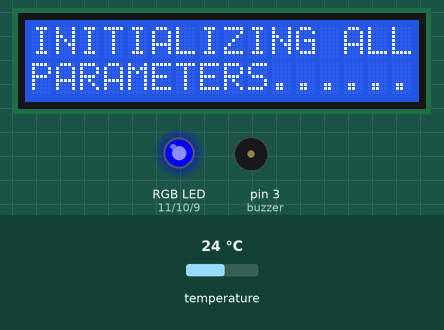
A sketch run on a simulated Arduino Mega 2560, built with avr-gcc and run on an emulated ATmega2560. On the bench: 16×2 character LCD, an RGB LED mixed from three pins (HIGH = lit), buzzer (waves = sounding, pin HIGH). The inputs (shaded band) are chosen by the test bench; at power-on: temperature 24 °C. What the sketch prints to the serial monitor is not drawn.

Above: at 7.3 s.
At 14.4 s:
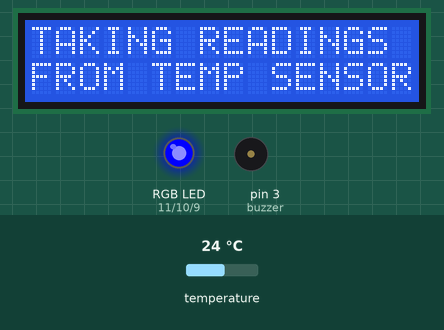
14.5 s: temperature set to 12 °C
At 18.4 s:
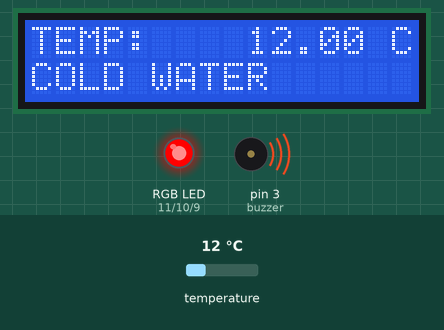
22.6 s: temperature set to 14.3 °C
33.0 s: temperature set to 15.4 °C
38.7 s: temperature set to 39.6 °C
At 49.0 s:
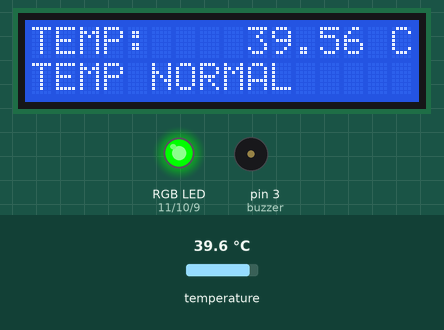
49.1 s: temperature set to 40.7 °C
At 51.5 s:
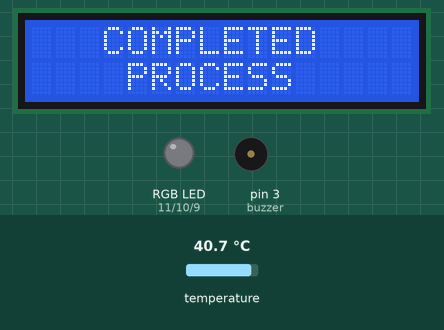
Timing chart, 0 to 66.2 s (numbered marks = the images above; inputs shaded):
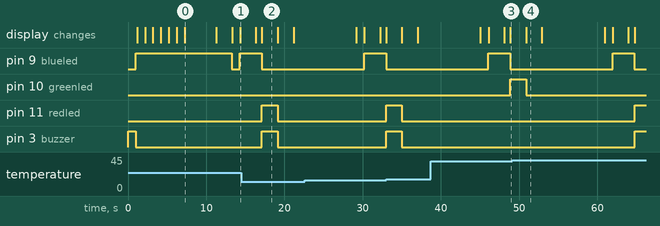

The sketch:

Arduino_Code.ino
```cpp
#include <Wire.h>         /* Specific Libraries required for sensor module */
#include <OneWire.h> // For temperature //
#include <DallasTemperature.h> // For temperature//
#include <LiquidCrystal_I2C.h>; // For LCD with I2C module//
#define  ONE_WIRE_BUS 7

OneWire oneWire(ONE_WIRE_BUS);
DallasTemperature sensors(&oneWire); // Instantiates temperature sensor object//

LiquidCrystal_I2C lcd = LiquidCrystal_I2C(0x27,16,2); // Instantiates lcd object.

float Celsius = 0;
unsigned int EchoPin = 4;   // The Arduino's  Pin4 connection to US-100 Echo / RX
unsigned int TrigPin = 6;   // The Arduino's Pin6 connected to US-100 Trig / TX
int sensorPin = A0;
unsigned long Time_Echo_us = 0; //Time between trigger and echo recieved for ultrasconic sensor
unsigned int pingSpeed = 50; // How frequently are we going to send out a ping (in milliseconds). 50ms would be 20 times a second.
unsigned long pingTimer=0; // Holds the next ping time.

float calibration_value = 21.34-13.75; // Calibration value for Ph calculation.
int phval = 0;

unsigned long int avgval;
int buffer_arr[10],temp; // Buffer values for 10 readings of temperature

//output pins of buzzer and the RGB colors of LED
int blueled = 9;
int redled = 11;
int greenled = 10;
int buzzer = 3;


void setup() {


  sensors.begin();
  Serial.begin(9600); // setup serial monitor
  pingTimer = millis();
  pinMode(EchoPin, INPUT);    // Set EchoPin input mode.
  pinMode(TrigPin, OUTPUT);   // Set TriggerPin output mode.
  pinMode(blueled, OUTPUT);    // Set LED blue Pin output mode.
  pinMode(redled, OUTPUT);     // Set LED red Pin output mode.
  pinMode(greenled, OUTPUT);    // Set LED green Pin output mode.
  pinMode(buzzer, OUTPUT);
  pinMode(sensorPin,INPUT);
  pinMode(A2,INPUT);// Setbuzzer   Pin output mode.
 Initialization(); // Initializes the lCD display.
}

void loop() {


  lcd.clear(); // tO print starting message.
  lcd.setCursor(4,0);
 lcd.print("STARTING");
 lcd.setCursor(4,1);
  lcd.print("PROCESS");
  delay(1000);

  /* Comment out any of the below functions to test specific sensors as per your wish*/
  //Water_level(); // Process the readings from Ultrasonic sensor
  //Turbidity(); // Process the readings from  Turbidity sensor
  //pH(); // Process the readings from pH sensor

  Temperature(); // Process the readings from Temperature  sensor
  //delay(2000);


}


// Function to print Initialization messages.//
void Initialization()
{

   digitalWrite(buzzer,HIGH);
    delay(1000);
    digitalWrite(buzzer,LOW);
  digitalWrite(blueled,HIGH);
  lcd.begin(16,2);
  lcd.init();
  lcd.backlight();
  lcd.clear();
  lcd.setCursor(0,0);//set cursor (colum by row) indexing from 0
  lcd.print("INITIALIZING ALL");
  lcd.setCursor(0,1);
  lcd.print("PARAMETERS");
  delay(1000);
  lcd.setCursor(0,1);
  lcd.print("PARAMETERS.");
  delay(1000);
  lcd.setCursor(0,1);
  lcd.print("PARAMETERS..");
  delay(1000);
  lcd.setCursor(0,1);
  lcd.print("PARAMETERS...");
  delay(1000);
  lcd.setCursor(0,1);
  lcd.print("PARAMETERS....");
  delay(1000);
  lcd.setCursor(0,1);
  lcd.print("PARAMETERS.....");
  delay(1000);
  lcd.setCursor(0,1);
  lcd.print("PARAMETERS......");
  Serial.println("Initializing All Parameters........");
  delay(4000);
  Serial.println("Initializing Done.");
  lcd.clear();
  lcd.setCursor(1,0);
  lcd.print("INITIALIZATION");
  lcd.setCursor(6,1);
  lcd.print("DONE  ");
  delay(2000);
  digitalWrite(blueled,LOW);
  lcd.clear();
}
// Funtion to calculate the Distance of water surface from ultra sonic sensor
void Water_level() {
    Serial.println(" ");
   // Set the all colours of LED and buzzer to low.
  digitalWrite(blueled, LOW);
  digitalWrite(greenled, LOW);
  digitalWrite(redled, LOW);
  digitalWrite(buzzer, LOW);
  lcd.clear( );
  lcd.setCursor(0,0);//set cursor (colum by row) indexing from 0
  lcd.print("READING THE"); // Prints quoted message on LCD
  lcd.setCursor(0,1);
  lcd.print("WATER DIST");
  delay(2000);
  Serial.println("Taking Readings from Water Level Sensor");  //Prints quoted message on serial monitor
  digitalWrite(blueled, HIGH);
  level_check();

}


void level_check(){

  unsigned long Len_mm  = 0;

  if (millis() >= pingTimer) // pingSpeed milliseconds since last ping, do another ping.
  {
    pingTimer += pingSpeed;     // Set the next ping time.
    analogWrite(TrigPin,127); // Send out the ping, calls "echoCheck" function every 24uS where you can check the ping status.

    Time_Echo_us = pulseIn(EchoPin, HIGH);
    if((Time_Echo_us < 60000) && (Time_Echo_us > 1)) // Pulse effective range (1, 60000).
    {
  // Len_mm = (Time_Echo_us * 0.34mm/100) / 2 (mm)  // Formula to calculate distance from timeinterval/
        Len_mm = (Time_Echo_us*34/100)/2;
    }
    digitalWrite(blueled, LOW);
    lcd.clear( );
    lcd.setCursor(0,0);//set cursor (colum by row) indexing from 0
    lcd.print("WATER DIST:");
    lcd.setCursor(12,0);
    lcd.print(Len_mm);
    lcd.setCursor(14,0);
    lcd.print("mm");
    lcd.setCursor(0,1);
    Serial.print("Present Distance is: ");              // Output to the serial port monitor
    Serial.print(Len_mm, DEC);                          // Output to the serial port monitor
    Serial.println("mm");// Output to the serial port monitor
  if(Len_mm > 70)
  {
    digitalWrite(blueled, LOW);
    digitalWrite(greenled, LOW);
    digitalWrite(redled, HIGH);   //Red LED glows since water level is low

    lcd.setCursor(0,1);    //set cursor (colum by row) indexing from 0
    lcd.print("LOW LEVEL");
    Serial.println("Water Level low");
    digitalWrite(buzzer,HIGH); // Buzzer turns on to notify us that distance is out of limits.
    delay(2000);
    digitalWrite(buzzer,LOW);

  }

  if(Len_mm >= 20 && Len_mm <= 70){
      digitalWrite(blueled, LOW);
      digitalWrite(greenled, HIGH); //Green LED glows since water level is withn limits.
      digitalWrite(redled, LOW);

      lcd.setCursor(0,1);//set cursor (colum by row) indexing from 0
      lcd.print("WATER LEVEL OKAY");
      Serial.println("Water Level normal");
      delay(2000);
  }

  if(Len_mm< 20){
    digitalWrite(blueled, LOW);
    digitalWrite(greenled, LOW);
   digitalWrite(redled, HIGH); //Red LED glows since water level is low


    digitalWrite(buzzer,HIGH);// Buzzer turns on to notify us that distance is out of limits.
    delay(2000);
    digitalWrite(buzzer,LOW);
    lcd.setCursor(0,1);//set cursor (colum by row) indexing from 0
    lcd.print("HIGH LEVEL");
    Serial.println("Water Level high");
    delay(2000);


     }

    delay(4000);
  }

}
// Function to print turbidity value
void Turbidity() {
  Serial.println(" ");
  // Set the all colours of LED and buzzer to low.
  digitalWrite(blueled, LOW);
  digitalWrite(greenled, LOW);
  digitalWrite(redled, LOW);
  digitalWrite(buzzer, LOW);
  lcd.clear( );
  lcd.setCursor(0,0);//set cursor (colum by row) indexing from 0
  lcd.print("READING FOR");

  digitalWrite(blueled, HIGH);
  lcd.setCursor(0,1);
  lcd.print("TURBIDITY");
  delay(2000);
  Serial.println("Taking Readings from turbidity Sensor");

  Serial.print("Turbidity: ");
  lcd.clear( );


  int turbidity=0;
  //Take 10 readings.
  for(int i =0;i<10;i++)
  {int sensorValue  = analogRead(sensorPin);

  turbidity += map(sensorValue, 0,416, 100, 0); // maps vlotage value from sensor to a vale between 0 to 100 NTU.
  Serial.println(sensorValue);

  }
  if(turbidity<0)
  {
    turbidity  =0;
  }

  turbidity /= (10); // Average value
  digitalWrite(blueled, LOW);
  Serial.println(turbidity);

  lcd.clear( );
  lcd.setCursor(0,0);//set cursor (colum by row) indexing from 0
  lcd.print("TURBI LEV:");
  lcd.setCursor(11,0);
  lcd.print(turbidity);
  lcd.setCursor(13,0);
  lcd.print("NTU");


  if (turbidity <= 25) {
    digitalWrite(greenled, HIGH);  // Green LED glows since turbidity is low.
    digitalWrite(blueled, LOW);
    digitalWrite(redled, LOW);


    lcd.setCursor(0,1);//set cursor (colum by row) indexing from 0
    lcd.print("WATER VERY CLEAN");
    Serial.println("Its CLEAR ");
    delay(2000);
  }
  if ((turbidity > 25) ) {
    digitalWrite(greenled, LOW);
    digitalWrite(blueled, LOW);
    digitalWrite(redled, HIGH); // Red LED glows since turbidity is high.

    lcd.setCursor(0,1);//set cursor (colum by row) indexing from 0
    lcd.print("WATER DIRTY");
    Serial.println("Its DIRTY ");
    digitalWrite(buzzer,HIGH); // Buzzer turns on to notify us that water is dirty
    delay(2000);
    digitalWrite(buzzer,LOW);
  }

  //delay(6000);
}

void pH(){
  Serial.println(" ");
  // Set the all colours of LED and buzzer to low.
  lcd.clear( );
  digitalWrite(blueled, LOW);
  digitalWrite(greenled, LOW);
  digitalWrite(redled, LOW);
  digitalWrite(buzzer, LOW);
  lcd.setCursor(0,0);//set cursor (colum by row) indexing from 0
  lcd.print("READING THE");
  digitalWrite(blueled, HIGH);
  lcd.setCursor(0,1);
  lcd.print("WATER PH");
  delay(2000);
  Serial.println("Taking Readings from PH Sensor");
  // Take 10 readings
  for(int i=0;i<10;i++)
 {
 buffer_arr[i]=analogRead(A2);
 delay(30);
 }
 //sort the array//
 for(int i=0;i<9;i++)
 {
 for(int j=i+1;j<10;j++)
 {
 if(buffer_arr[i]>buffer_arr[j])
 {
 temp=buffer_arr[i];
 buffer_arr[i]=buffer_arr[j];
 buffer_arr[j]=temp;
 }
 }
 }
 avgval=0;
 //take the average of middle 6 values starting from 3rd value//
 for(int i=2;i<8;i++)
 avgval+=buffer_arr[i];
 float volt=(float)avgval*5.0/1024/6; // Formula to convert voltage sensed to pH value.
 float phValue = -5.70 * volt + calibration_value;
 lcd.setCursor(0, 0);
 lcd.clear( );
 lcd.print("Ph Val:");
 digitalWrite(blueled, LOW);
 lcd.setCursor(8, 0);
 lcd.print(phValue);
 Serial.print("PH VALUE: ");
 Serial.println(phValue);


 if(phValue >= 7.5){

    digitalWrite(blueled, LOW);
    digitalWrite(greenled, LOW);
    digitalWrite(redled, HIGH); // Red LED glows since pH is too high


    lcd.setCursor(0,1);//set cursor (colum by row) indexing from 0
    lcd.print("ALKALINITY HIGH");
    Serial.println("Water Alkalinity high");
    digitalWrite(buzzer,HIGH); // Buzzer turns on to notify us that pH is not in safe range.
    delay(2000);
    digitalWrite(buzzer,LOW);
   }

  if(phValue >= 5.5 && phValue < 7.50){
    digitalWrite(blueled, LOW);
    digitalWrite(greenled,HIGH); //Green LED glows since pH is in safe range.
    digitalWrite(redled, LOW);


    lcd.setCursor(0,1);//set cursor (colum by row) indexing from 0
    lcd.print("WATER IS SAFE");
    delay(2000);
    Serial.println("Water Is  neutral (safe)");
  }

  if(phValue < 5.5){

    digitalWrite(blueled, LOW);
    digitalWrite(greenled, LOW);
    digitalWrite(redled, HIGH); // Red LED glows since pH is too low

    lcd.setCursor(0,1);//set cursor (colum by row) indexing from 0
    lcd.print("ACIDITY HIGH");
    Serial.println("Water Acidity High");
    digitalWrite(buzzer,HIGH); // Buzzer turns on to notify us that pH is not in safe range.
    delay(2000);
    digitalWrite(buzzer,LOW);
   }

   delay(4000);
}
void Temperature(){
   // Set the all colours of LED and buzzer to low.
  digitalWrite(blueled, LOW);
  digitalWrite(greenled, LOW);
  digitalWrite(redled, LOW);
  Serial.println(" ");
  lcd.clear();
  lcd.setCursor(0,0); //set cursor (colum by row) indexing from 0
  lcd.print("TAKING READINGS");
  digitalWrite(blueled, HIGH);
  lcd.setCursor(0,1);
  lcd.print("FROM TEMP SENSOR");
  delay(2000);
  lcd.clear();
  sensors.requestTemperatures();
  Serial.println("Taking Readings from  Temperature Sensor");
  Serial.print("Temperature: ");
  digitalWrite(buzzer,LOW);
  Celsius = sensors.getTempCByIndex(0); // Get temp readings from sensor directly

  lcd.setCursor(0,0);//set cursor (colum by row) indexing from 0
  lcd.print("TEMP:");
  digitalWrite(blueled, LOW);
  lcd.setCursor(9,0);
  lcd.print(Celsius);
  lcd.setCursor(14,0);
  lcd.print(" C");


  Serial.print(Celsius);
  Serial.println(" C  ");

  if(Celsius > 40){
    digitalWrite(blueled, LOW);
    digitalWrite(greenled, LOW);
    digitalWrite(redled, HIGH); // Red LED glows since temperature is high

    lcd.setCursor(0,1);//set cursor (colum by row) indexing from 0
    lcd.print("HOT WATER");
    Serial.println("Water Temperature high");
    digitalWrite(buzzer,HIGH); // Buzzer turns on to notify us that temperature  is not in safe range.
    delay(2000);
    digitalWrite(buzzer,LOW);
  }

  if(Celsius >= 15 && Celsius <= 40){
    digitalWrite(blueled, LOW);
    digitalWrite(greenled,HIGH); //Green LED glows since temperature is in safe range.
    digitalWrite(redled, LOW);


    lcd.setCursor(0,1);//set cursor (colum by row) indexing from 0
    lcd.print("TEMP NORMAL");
    Serial.println("Water Temperature normal");
    delay(2000);
  }

  if(Celsius < 15){
    digitalWrite(blueled, LOW);
    digitalWrite(greenled, LOW);
    digitalWrite(redled, HIGH);  // Red LED glows since temperature is low

    lcd.setCursor(0,1);//set cursor (colum by row) indexing from 0
    lcd.print("COLD WATER");
    Serial.println("Water Temperature low");

   digitalWrite(buzzer,HIGH);// Buzzer turns on to notify us that temperature  is not in safe range.
    delay(2000);
    digitalWrite(buzzer,LOW);
  }
  //Process is compoleted. So, turn off all colours of LED and the BUZZER and print thank you.
    digitalWrite(blueled, LOW);
    digitalWrite(greenled, LOW);
    digitalWrite(redled, LOW);
    lcd.clear();
    lcd.setCursor(3,0);//set cursor (colum by row) indexing from 0
    lcd.print("COMPLETED");
    lcd.setCursor(4,1);
    lcd.print("PROCESS");
    delay(2000);
    lcd.clear();
    lcd.setCursor(3,0);//set cursor (colum by row) indexing from 0
    lcd.print("THANK YOU");


  delay(8000);
}
```

Measured:
- the behaviour switches between 40 and 40.1 °C on temperature (found by bisection; images 3 and 4)
- after the input at 14.5 s, pin 10 (greenled): stays LOW (without the input it goes to HIGH after 2.6 s); pin 11 (redled), pin 3 (buzzer): LOW → HIGH after 2.6 s, → LOW 2.0 s later; the display: first differs from a run without the input after 2.6 s (image 2)
- after the input at 49.1 s, pin 10 (greenled): goes on until 50.9 s, then stays LOW; pin 11 (redled), pin 3 (buzzer): LOW → HIGH after 15.6 s
- what the display in image 0 shows lasts 4.0 s, from 7.3 s to 11.3 s
- what the display in image 2 shows lasts 2.0 s, from 17.1 s to 19.1 s
